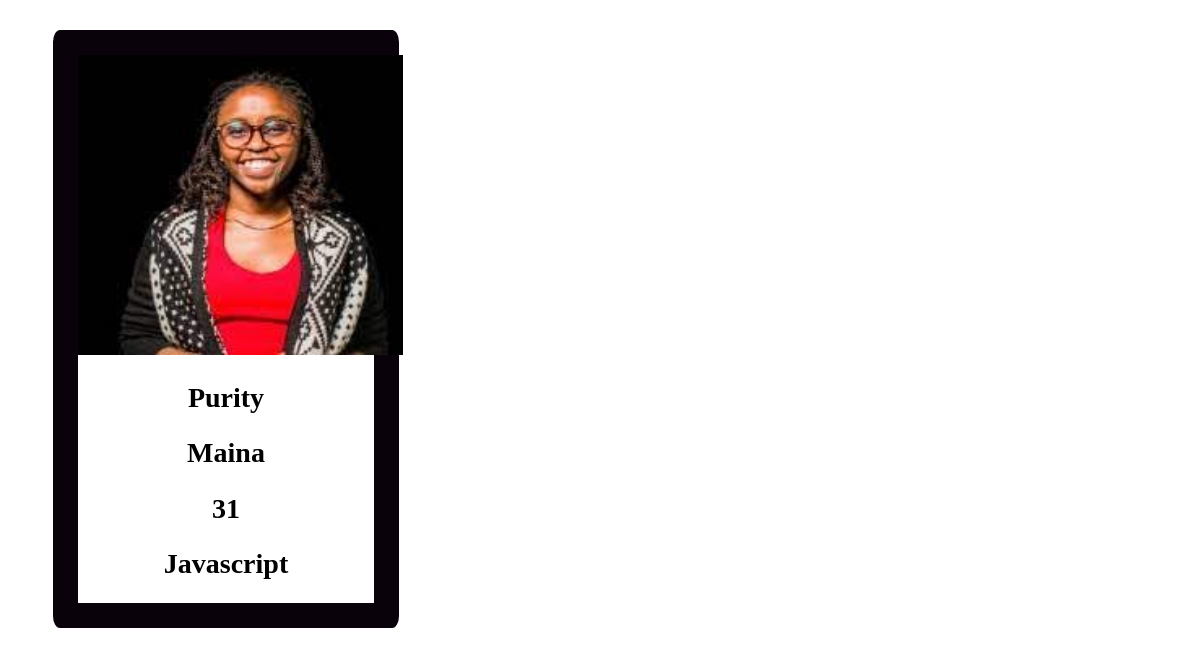
Screenshot of /trainer/profile/7 with the database file from the repository.
### trainer/models.py (models this page shows, shortened)
class Trainer(models.Model):
    first_name=models.CharField(max_length=15)
    last_name=models.CharField(max_length=14)
    age=models.PositiveSmallIntegerField()
    nationality=models.CharField(max_length=20)
    image=models.ImageField()
    email=models.EmailField()
    Date_of_Birth=models.DateField()
    gender_choice=((u'M',u'Male'),(u'F',U'Female'),(u'O',u'Others'))
    gender=models.CharField(max_length=12,choices=gender_choice)
    subject_name=models.CharField(max_length=20)
    national_id=models.CharField(max_length=12)
    salary=models.PositiveBigIntegerField()
    phone_number=models.CharField(max_length=12)
    job_title=models.CharField(max_length=30)
    company=models.CharField(max_length=12)
    resume=models.FileField()

### trainer/views.py (the view)
# urls.py: path("profile/<int:id>",trainer_profile, name="trainer_profile"),
def trainer_profile(request,id):
    trainers=Trainer.objects.get(id=id)
    return render(request,"trainer_profile.html",{"trainers":trainers})

### trainer/templates/trainer_profile.html (shortened to what this page needs)
<!DOCTYPE html>
<html lang="en">
<head>
</head>
<body>
    <div class="row">
    <div class="column">
    <div class="card">
        <img src="{{trainers.image.url}}" width="45">
        <div class="container2">
            <h2>{{trainers.first_name}}</h2>
            <h2>{{trainers.last_name}}</h2>
            <h2>{{trainers.age}}</h2>
            <h2>{{trainers.subject_name}}</h2>
             </div>
          </div>
         </div>
</body>
</html>

### trainer/templates/trainer_profile.html (style rules this page uses)
img { text-align: center; width: 325px; height: 300px; }
.card { box-shadow: 0 4px 8px 0 white; transition: 0.3s; width: 25%; background-color:white; height: 100%; margin-right: 45px; margin: 30px 15px 0; font-weight: 300; margin-left: 45px; border: 25px solid rgb(10, 2, 10); border-radius: 2%; }
h2 { text-align: center; font-size: 28px; }

### rows the page displays
Trainer: image (picture), first_name "Purity", last_name "Maina", age "31", subject_name "Javascript"
